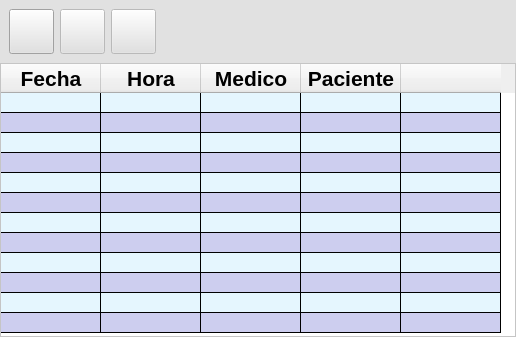
         <widget class="QWidget" name="P5Consultation">
          <layout class="QGridLayout" name="gridLayout_10">
           <property name="leftMargin">
            <number>0</number>
           </property>
           <property name="topMargin">
            <number>0</number>
           </property>
           <property name="rightMargin">
            <number>0</number>
           </property>
           <property name="bottomMargin">
            <number>0</number>
           </property>
           <property name="spacing">
            <number>0</number>
           </property>
           <item row="0" column="0">
            <widget class="QWidget" name="widget_8" native="true">
             <property name="styleSheet">
              <string notr="true">QWidget{
	background-color: #E1E1E1;
	color: #000000;
}</string>
             </property>
             <layout class="QGridLayout" name="gridLayout_15">
              <item row="0" column="1">
               <widget class="QPushButton" name="modifyConsultationButton">
                <property name="enabled">
                 <bool>false</bool>
                </property>
                <property name="minimumSize">
                 <size>
                  <width>45</width>
                  <height>45</height>
                 </size>
                </property>
                <property name="maximumSize">
                 <size>
                  <width>45</width>
                  <height>45</height>
                 </size>
                </property>
                <property name="icon">
                 <iconset resource="icons.qrc">
                  <normaloff>:/icons/Icons/modify.svg</normaloff>:/icons/Icons/modify.svg</iconset>
                </property>
                <property name="iconSize">
                 <size>
                  <width>30</width>
                  <height>30</height>
                 </size>
                </property>
               </widget>
              </item>
              <item row="0" column="3">
               <spacer name="horizontalSpacer_5">
                <property name="orientation">
                 <enum>Qt::Horizontal</enum>
                </property>
                <property name="sizeHint" stdset="0">
                 <size>
                  <width>40</width>
                  <height>20</height>
                 </size>
                </property>
               </spacer>
              </item>
              <item row="0" column="2">
               <widget class="QPushButton" name="removeConsultationButton">
                <property name="enabled">
                 <bool>false</bool>
                </property>
                <property name="minimumSize">
                 <size>
                  <width>45</width>
                  <height>45</height>
                 </size>
                </property>
                <property name="maximumSize">
                 <size>
                  <width>45</width>
                  <height>45</height>
                 </size>
                </property>
                <property name="icon">
                 <iconset resource="icons.qrc">
                  <normaloff>:/icons/Icons/remove.svg</normaloff>:/icons/Icons/remove.svg</iconset>
                </property>
                <property name="iconSize">
                 <size>
                  <width>30</width>
                  <height>30</height>
                 </size>
                </property>
               </widget>
              </item>
              <item row="0" column="0">
               <widget class="QPushButton" name="addConsultationButton">
                <property name="minimumSize">
                 <size>
                  <width>45</width>
                  <height>45</height>
                 </size>
                </property>
                <property name="maximumSize">
                 <size>
                  <width>45</width>
                  <height>45</height>
                 </size>
                </property>
                <property name="styleSheet">
                 <string notr="true">QPushButton {
	pading 8px 0 8px 15px;
}</string>
                </property>
                <property name="icon">
                 <iconset resource="icons.qrc">
                  <normaloff>:/icons/Icons/add.svg</normaloff>:/icons/Icons/add.svg</iconset>
                </property>
                <property name="iconSize">
                 <size>
                  <width>30</width>
                  <height>30</height>
                 </size>
                </property>
               </widget>
              </item>
             </layout>
            </widget>
           </item>
           <item row="1" column="0">
            <widget class="QTableWidget" name="consultationTable">
             <property name="focusPolicy">
              <enum>Qt::ClickFocus</enum>
             </property>
             <property name="styleSheet">
              <string notr="true">QTableWidget{
	gridline-color: #000000;
    color: #000000;
	background-color: #FFFFFF;
}
QTableWidget::item:alternate{
    background-color: #CDCEEF;
	color: #000000;
}
QTableWidget::item{
    background-color: #E5F6FE;
	color: #000000;
}
QTableWidget::item:selected {
    background-color: #8F90DA;
	color: #000000;
}</string>
             </property>
             <property name="sizeAdjustPolicy">
              <enum>QAbstractScrollArea::AdjustToContents</enum>
             </property>
             <property name="editTriggers">
              <set>QAbstractItemView::NoEditTriggers</set>
             </property>
             <property name="alternatingRowColors">
              <bool>true</bool>
             </property>
             <property name="selectionMode">
              <enum>QAbstractItemView::SingleSelection</enum>
             </property>
             <property name="selectionBehavior">
              <enum>QAbstractItemView::SelectRows</enum>
             </property>
             <property name="rowCount">
              <number>12</number>
             </property>
             <attribute name="horizontalHeaderVisible">
              <bool>true</bool>
             </attribute>
             <attribute name="horizontalHeaderMinimumSectionSize">
              <number>15</number>
             </attribute>
             <attribute name="horizontalHeaderDefaultSectionSize">
              <number>100</number>
             </attribute>
             <attribute name="verticalHeaderVisible">
              <bool>false</bool>
             </attribute>
             <attribute name="verticalHeaderMinimumSectionSize">
              <number>15</number>
             </attribute>
             <attribute name="verticalHeaderDefaultSectionSize">
              <number>20</number>
             </attribute>
             <row/>
             <row/>
             <row/>
             <row/>
             <row/>
             <row/>
             <row/>
             <row/>
             <row/>
             <row/>
             <row/>
             <row/>
             <column>
              <property name="text">
               <string>Fecha</string>
              </property>
              <property name="font">
               <font>
                <family>Arial</family>
                <pointsize>16</pointsize>
                <bold>true</bold>
               </font>
              </property>
             </column>
             <column>
              <property name="text">
               <string>Hora</string>
              </property>
              <property name="font">
               <font>
                <family>Arial</family>
                <pointsize>16</pointsize>
                <bold>true</bold>
               </font>
              </property>
             </column>
             <column>
              <property name="text">
               <string>Medico</string>
              </property>
              <property name="font">
               <font>
                <family>Arial</family>
                <pointsize>16</pointsize>
                <bold>true</bold>
               </font>
              </property>
             </column>
             <column>
              <property name="text">
               <string>Paciente</string>
              </property>
              <property name="font">
               <font>
                <family>Arial</family>
                <pointsize>16</pointsize>
                <bold>true</bold>
               </font>
              </property>
             </column>
             <column>
              <property name="text">
               <string/>
              </property>
             </column>
            </widget>
           </item>
          </layout>
         </widget>
